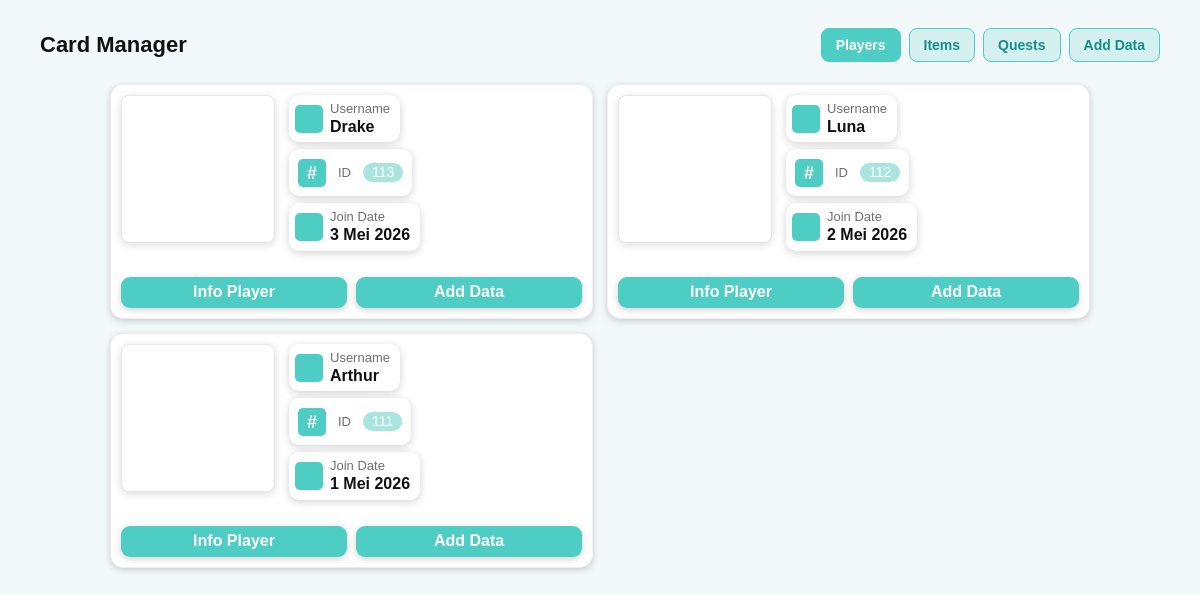
The app's page /frontend/players.php with its own data.
### tables this page shows
CREATE TABLE IF NOT EXISTS player (
    id_player INT AUTO_INCREMENT PRIMARY KEY,
    username VARCHAR(100) NOT NULL,
    join_date DATE NOT NULL
) AUTO_INCREMENT = 111;

### frontend/players.php (the view, shortened to what this page needs)
<?php
require __DIR__ . '/includes/app.php';
try {
    $players = fetch_all('SELECT * FROM player ORDER BY id_player DESC');
} catch (Throwable $error) {
    render_error_page($error);
}
?>
  <main class="player-card-list" aria-live="polite">
<?php foreach ($players as $player): ?>
    <article class="player-card" aria-label="Player <?= e($player['username']) ?>">
      <div class="player-card__content">
        <div class="player-card__image" aria-hidden="true"></div>
        <div class="player-card__details">
          <div class="player-card__info player-card__info--username">
            <span class="player-card__icon" aria-hidden="true"></span>
            <div class="player-card__text">
              <span class="player-card__label">Username</span>
              <strong class="player-card__value"><?= e($player['username']) ?></strong>
            </div>
          </div>
          <div class="player-card__info player-card__info--id">
            <span class="player-card__tag">#</span>
            <span class="player-card__id-label">ID</span>
            <span class="player-card__id-value"><?= e($player['id_player']) ?></span>
          </div>
          <div class="player-card__info player-card__info--date">
            <span class="player-card__icon" aria-hidden="true"></span>
            <div class="player-card__text">
              <span class="player-card__label">Join Date</span>
              <strong class="player-card__value"><?= e(format_date_id($player['join_date'])) ?></strong>
            </div>
          </div>
        </div>
      </div>
      <div class="player-card__actions">
        <a class="player-card__info-button" href="player.php?id_player=<?= e($player['id_player']) ?>">Info Player</a>
        <a class="player-card__info-button" href="add.php">Add Data</a>
      </div>
    </article>
<?php endforeach; ?>
  </main>

### frontend/css/player_card.css (style rules this page uses)
* { box-sizing: border-box; }
body { margin: 0; min-height: 100vh; font-family: Arial, Helvetica, sans-serif; }
.player-card-page { min-height: 100vh; padding: 24px; background: #f3f8fb; }
.player-card-list { width: min(100%, 980px); margin: 0 auto; display: grid; grid-template-columns: repeat(auto-fit, minmax(330px, 1fr)); gap: 14px; }
.player-card { width: 100%; padding: 10px; background: #ffffff; border: 1px solid #eeeeee; border-radius: 13px; box-shadow: 0 2px 7px rgba(0, 0, 0, 0.18); }
.player-card__content { display: grid; grid-template-columns: 154px 1fr; gap: 14px; align-items: start; }
.player-card__image { width: 154px; height: 148px; background: #ffffff; border: 1px solid #e6e6e6; border-radius: 8px; box-shadow: 0 2px 8px rgba(0, 0, 0, 0.14); }
.player-card__details { min-width: 0; display: flex; flex-direction: column; align-items: flex-start; gap: 7px; }
.player-card__info { width: fit-content; max-width: 100%; min-width: 0; min-height: 47px; display: flex; align-items: center; background: #ffffff; border-radius: 10px; box-shadow: 0 2px 9px rgba(0, 0, 0, 0.18); }
.player-card__info--username { padding: 7px 10px 7px 6px; gap: 7px; }
.player-card__info--id { padding: 7px 9px; gap: 12px; }
.player-card__info--date { padding: 7px 10px 7px 6px; gap: 7px; }
.player-card__icon, .player-card__tag { width: 28px; height: 28px; flex: 0 0 28px; display: flex; align-items: center; justify-content: center; background: #4ecdc4; border-radius: 5px; color: #ffffff; font-size: 18px; font-weight: 650; line-height: 1; }
.player-card__text { flex: 1 1 auto; min-width: 0; display: flex; flex-direction: column; line-height: 1.05; }
.player-card__label, .player-card__id-label { flex: 0 0 auto; color: #6f6f6f; font-size: 13px; font-weight: 500; }
.player-card__value { display: block; margin-top: 3px; color: #111111; font-size: 16px; font-weight: 650; line-height: 1.05; white-space: nowrap; }
.player-card__info--username .player-card__value { overflow: hidden; text-overflow: ellipsis; }
.player-card__id-value { flex: 1 1 auto; min-width: 0; max-width: 76px; height: 19px; display: block; padding: 0 9px; background: #a8e5df; border-radius: 999px; color: #ffffff; font-size: 14px; font-weight: 500; line-height: 19px; overflow: hidden; text-align: center; text-overflow: ellipsis; white-space: nowrap; }
.player-card__actions { display: grid; grid-template-columns: 1fr 1fr; gap: 9px; margin-top: 26px; }
.player-card__info-button, .player-card__delete-button { height: 31px; display: flex; align-items: center; justify-content: center; border: 0; border-radius: 9px; color: #ffffff; box-shadow: 0 2px 7px rgba(0, 0, 0, 0.18); font-size: 16px; font-weight: 650; text-decoration: none; }
.player-card__info-button { background: #4ecdc4; }

### frontend/css/variables.css (style rules this page uses)
:root { --color-bg: #1a1a2e; --color-surface: #16213e; --color-card: #0f3460; --color-accent: #4ecdc4; --color-accent-alt: #ff6b6b; --color-text: #e0e0e0; --color-text-muted: #8899aa; --color-border: #2a3a5c; --radius-sm: 6px; --radius-md: 10px; --radius-lg: 16px; --shadow-card: 0 4px 20px rgba(0,0,0,0.3); --shadow-hover: 0 8px 32px rgba(78,205,196,0.2); --transition: 0.2s ease; }

### records on screen
player: username "Drake", id_player "113", join_date "3 Mei 2026"
player: username "Luna", id_player "112", join_date "2 Mei 2026"
player: username "Arthur", id_player "111", join_date "1 Mei 2026"

### other values on screen
$label "Players Items Quests Add Data"
